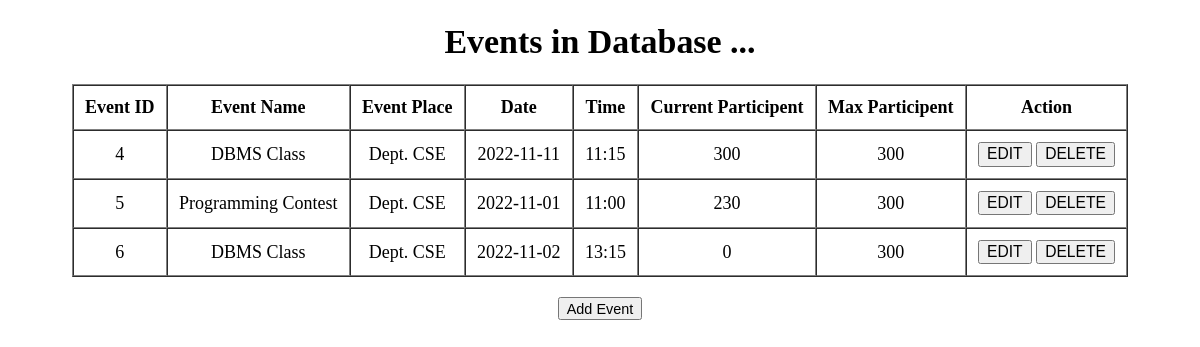
The page / on the database its author committed.
### tables this page shows
CREATE TABLE `departmental_event_tb` (
  `id` int(50) NOT NULL,
  `name` varchar(50) NOT NULL,
  `place` varchar(50) NOT NULL,
  `date` varchar(50) NOT NULL,
  `time` varchar(50) NOT NULL,
  `current_participent` int(50) NOT NULL,
  `max_participent` int(50) NOT NULL
);

### index.php (the view, shortened to what this page needs)
<?php
	include 'config.php';
	$query = "SELECT * FROM departmental_event_tb";
	$data = mysqli_query($conn, $query);
?>
<!DOCTYPE html>
<html>
<head>
	<link rel="stylesheet" type="text/css" href="style.css">
</head>
<body>
	<h1>
		<?php
			if(mysqli_num_rows($data)) {
				echo 'Events in Database ...';
			} else {
				echo 'No Event found in Database ...';
			}
		?>
	</h1>
	<?php
		if(mysqli_num_rows($data)) {
			?>
				<table border="1px" cellpadding="10px" cellspacing="0">
					<tr>
						<th>Event ID</th>
						<th>Event Name</th>
						<th>Event Place</th>
						<th>Date</th>
						<th>Time</th>
						<th>Current Participent</th>
						<th>Max Participent</th>
						<th>Action</th>
					</tr>
			<?php
			while ($row = mysqli_fetch_array($data)) {
				?>
					<tr>
						<td><?php echo $row['id']?></td>
						<td><?php echo $row['name']?></td>
						<td><?php echo $row['place']?></td>
						<td><?php echo $row['date']?></td>
						<td><?php echo $row['time']?></td>
						<td><?php echo $row['current_participent']?></td>
						<td><?php echo $row['max_participent']?></td>
						<td>
							<a href="update.php?id=<?php echo $row['id']?>"><button>EDIT</button></a>
							<a href="delete.php?id=<?php echo $row['id']?>"><button onclick="return confirm('Are you sure, you want delete?')">DELETE</button></a>
						</td>
					</tr>
				<?php
			}
			?></table><?php
		}
	?>
	<br>
	<a href="add.php"><button>Add Event</button></a>
</body>
</html>

### style.css (style rules this page uses)
* { margin-left: auto; margin-right: auto; text-align: center; zoom: 1.02; -moz-transform: scale(1.02); -moz-transform-origin: 0 0; }

### rows shown on the page
departmental_event_tb: id "4", name "DBMS Class", place "Dept. CSE", date "2022-11-11", time "11:15", current_participent "300", max_participent "300"
departmental_event_tb: id "5", name "Programming Contest", place "Dept. CSE", date "2022-11-01", time "11:00", current_participent "230", max_participent "300"
departmental_event_tb: id "6", name "DBMS Class", place "Dept. CSE", date "2022-11-02", time "13:15", current_participent "0", max_participent "300"
